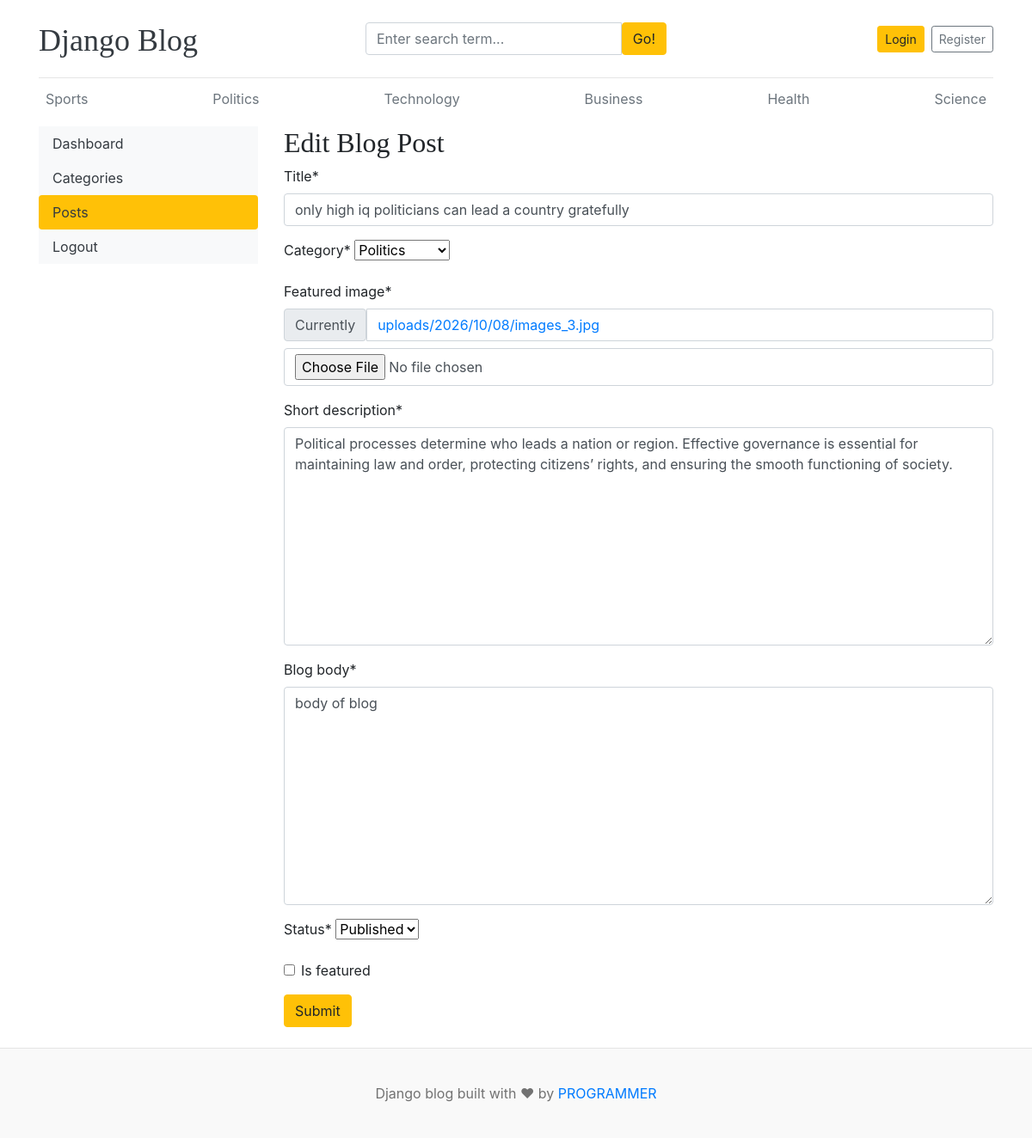
Page /dashboard/posts/edit/1/ on the committed database.
### blogs/models.py (models this page shows, shortened)
class Category(models.Model):
    category_name = models.CharField(max_length=100)
    category_at = models.DateTimeField(auto_now_add=True)
    updated_at = models.DateTimeField(auto_now=True)
    class Meta:
        verbose_name_plural = "Categories"
    def __str__(self):
        return self.category_name

class Blog(models.Model):
    title = models.CharField(max_length=100)
    slug = models.SlugField(max_length=100, unique=True, blank=True)
    category = models.ForeignKey(Category, on_delete=models.CASCADE)
    author = models.ForeignKey(User, on_delete=models.CASCADE)
    featured_image = models.ImageField(upload_to='uploads/%Y/%m/%d/')
    short_description = models.TextField(max_length=500)
    blog_body = models.TextField(max_length=2000)
    status = models.CharField(choices=STATUS_CHOICES, default="draft", max_length=20)
    is_featured = models.BooleanField(default=False)
    created_at = models.DateTimeField(auto_now_add=True)
    updated_at = models.DateTimeField(auto_now=True)

### dashboards/views.py (the view, shortened to what this page needs)
# urls.py: path('posts/edit/<int:pk>/',views.edit_post, name='edit_post'),
def edit_post(request, pk):
    post = get_object_or_404(Blog, pk=pk)
    form = BlogPostForm(instance=post)
    context = {
        'form':form,
        'post':post
    }
    return render(request, 'dashboard/edit_post.html',context)

### dashboards/forms.py
class BlogPostForm(forms.ModelForm):
    class Meta:
        model = Blog
        fields = (
            "title",
            "category",
            "featured_image",
            "short_description",
            "blog_body",
            "status",
            "is_featured",
        )

### blogs/context_processors.py (called while the page is built)
def get_cat(request):
    categories = Category.objects.all()
    return dict(categories=categories)

def get_social_links(request):
    social_links = SocialLink.objects.all()
    return dict(social_links=social_links)

### templates/dashboard/edit_post.html (shortened to what this page needs)
{% extends 'base.html' %}
{% block content %}
{% load crispy_forms_tags %}
<div class="row">
    {% include 'dashboard/sidebar.html' %}
    <div class="col-md-9">
        <h2>Edit Blog Post</h2>
        <form action="{% url 'edit_post' post.id %}" method="POST" enctype="multipart/form-data">
            {{ form | crispy }}
            <button type="submit" class="btn btn-warning">Submit</button>
        </form>
        <br>
    </div>
</div>
{% endblock %}

### templates/base.html (shortened to what this page needs)
{% load static %}
<!doctype html>
<html lang="en">
  <head>
    <link
      href="https://getbootstrap.com/docs/4.0/dist/css/bootstrap.min.css"
      rel="stylesheet"
    />
    <link href="{% static 'css/blog.css' %}" rel="stylesheet" />
    <link rel="stylesheet" href="https://cdnjs.cloudflare.com/ajax/libs/font-awesome/4.7.0/css/font-awesome.min.css">
  </head>
  <body>
    <div class="container">
      <header class="blog-header py-3">
        <div class="row align-items-center">
          <div class="col-12 col-md-4 pt-1">
            <a class="blog-header-logo text-dark" href="/">Django Blog</a>
          </div>
          <div class="col-12 col-md-4">
            <form action="{% url 'search' %}" method="GET">
              <div class="input-group">
                <input
                  class="form-control"
                  type="text"
                  name="keyword"
                  value="{{ keyword }}"
                  placeholder="Enter search term..."
                  aria-label="Enter search"
                />
                <button type="submit" class="btn btn-warning" id="button-search">
                  Go!
                </button>
              </div>
            </form>
          </div>
          <div class="col-12 col-md-4 d-flex justify-content-md-end align-items-center">
            {% if not user.is_authenticated %}
            <a class="btn btn-sm btn-warning" href="{%url 'login'%}">Login</a>
            <a class="btn btn-sm btn-outline-secondary ml-2" href="{%url 'register'%}">Register</a>
            {% else %}
          <span><a href="{% url 'dashboard' %}">Dashboard</a></span>
          &emsp;
          <span><a href="{% url 'logout' %}">Logout</a></span>
            {% endif %}
          </div>
        </div>
      </header>
      <div class="nav-scroller py-1 mb-2">
        <nav class="nav d-flex justify-content-between">
          {% for category in categories %}
          <a class="p-2 text-muted" href="{% url 'posts_by_category' category.id %}">
            {{ category.category_name }}
          </a>
          {% endfor %}
        </nav>
      </div>
      {% block content %}{% endblock %}
    </div>
    <footer class="blog-footer">
      <p>Django blog built with &hearts; by <a href="#">PROGRAMMER</a></p>
    </footer>
  </body>
</html>

### blog_main/static/css/blog.css (style rules this page uses)
.blog-header { border-bottom: 1px solid #e5e5e5; }
.blog-header-logo { font-family: "Playfair Display", Georgia, "Times New Roman", serif; font-size: 2.25rem; }
h1, h2, h3, h4, h5, h6 { font-family: "Playfair Display", Georgia, "Times New Roman", serif; }
.blog-footer { padding: 2.5rem 0; color: #727272; text-align: center; background-color: #f9f9f9; border-top: .05rem solid #e5e5e5; }
.blog-footer p:last-child { margin-bottom: 0; }

### rows in the picture
Category: category_name "Sports"
Category: category_name "Politics"
Category: category_name "Technology"
Category: category_name "Business"
Category: category_name "Health"
Category: category_name "Science"
Blog: title "only high iq politicians can lead a country gratefully", category "Politics", short_description "Political processes determine who leads a nation or region. Effective governance is essential for maintaining law and order, protecting citizens’ rights, and ensuring the smooth functioning of society.", blog_body "body of blog", status "Published"
